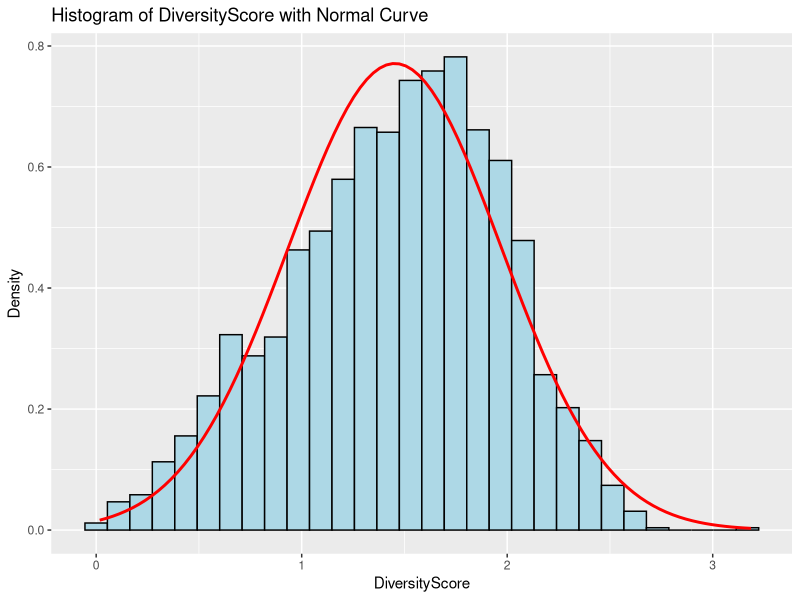

Here is the R script that generated this plot: (Note: this script raises an error after producing the figure.)
## ---- chunk 1
knitr::opts_chunk$set(echo = TRUE)
library(ggplot2)
library(dplyr)
library(tidyr)
## ---- chunk 2
library(dplyr)
library(ggplot2)
df_score <- read.csv("diversity_score.csv")
df <- read.csv("final_data.csv")
## ---- chunk 3
ggplot(df_score, aes(x = DiversityScore)) +
  geom_histogram(aes(y = after_stat(density)), bins = 30, fill = "lightblue", color = "black") +
  stat_function(fun = dnorm, args = list(mean = mean(df_score$DiversityScore, na.rm = TRUE), 
                                         sd = sd(df_score$DiversityScore, na.rm = TRUE)),
                color = "red", size = 1) +
  labs(title = "Histogram of DiversityScore with Normal Curve",
       x = "DiversityScore",
       y = "Density")

## ---- chunk 4
anova_result <- aov(DiversityScore ~ Age, data = df_score)
summary(anova_result)
## ---- chunk 5
#eda 3

# Print the counts to the console
print(age_counts)

# Create a bar plot for the count of observations by age
ggplot(age_counts, aes(x = as.factor(Age), y = count)) +
  geom_bar(stat = "identity", fill = "lightgreen", alpha = 0.8) + # Bar plot
  labs(
    title = "Count of Observations by Age",
    x = "Age Group",
    y = "Number of Observations"
  ) +
  theme_minimal()
## ---- chunk 6
#eda 5
final_data_df<-read.csv("final_data.csv")
total_minutes_awake <- final_data_df %>%
  group_by(Age) %>%
  summarise(total_minutes_awake = sum(Minutes.awake, na.rm = TRUE)) # Sum of minutes awake

# Print the total minutes awake for each age
print(total_minutes_awake)

# Create a bar plot to show the distribution of total minutes awake by age
ggplot(total_minutes_awake, aes(x = as.factor(Age), y = total_minutes_awake)) +
  geom_bar(stat = "identity", fill = "steelblue", alpha = 0.8) + # Bar plot
  labs(
    title = "Total Minutes Awake by Age Group",
    x = "Age Group",
    y = "Total Minutes Awake"
  ) +
  theme_minimal() 
## ---- chunk 7
result <- df %>%
  pivot_longer(cols = 7:ncol(df),
               names_to = "Behavior", 
               values_to = "Value") %>%
  filter(Value != 0.0)

result <- result %>%
  group_by(Age) %>%
  summarise(PB_count = n_distinct(Behavior)) %>%
  arrange(desc(PB_count))

ggplot(result, aes(x=Age, y=PB_count)) +
  geom_line() +
  geom_point(color = "blue", size = 3) +
  theme_minimal()

print(result)
